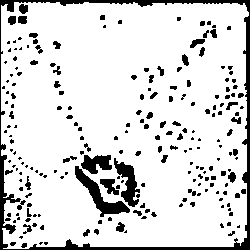
#> input picture find-path-on-map/noria.bmp, 250 x 250 px
$ python path2.py
#> lines starting #> are read from the running program, lines starting #| are printed output that depends on the picture; after the words box and inside, x2 and y2 are one past the last pixel; in counts of white or black regions, pixels touching at a corner belong together
# Import required libraries
from PIL import Image, ImageDraw
import numpy as np

# Load image and convert to array
image = Image.open('noria.bmp')
#> image is the input picture: PIL image 250x250 RGB; 85.5% white; 219 black regions (150 under 20 px), largest, box (x1, y1, x2, y2) and area: (0, 0, 250, 250) 3423, (75, 166, 130, 217) 735, (114, 158, 140, 207) 554
array = np.array(image)

# Define starting point and ending point
start = (16, 13)
end = (130, 220)

# Define colors as RGB tuples
white = (255, 255, 255)
black = (0, 0, 0)
green = (0, 255, 0)

# Define function to check if a pixel is white
def is_white(pixel):
    return pixel[0] == white[0] and pixel[1] == white[1] and pixel[2] == white[2]

# Define function to get neighboring pixels
def get_neighbors(pixel):
    x, y = pixel
    neighbors = []
    if x > 0:
        neighbors.append((x-1, y))
    if x < 249:
        neighbors.append((x+1, y))
    if y > 0:
        neighbors.append((x, y-1))
    if y < 249:
        neighbors.append((x, y+1))
    return neighbors

# Define function to find shortest path using BFS algorithm
def find_path(start, end):
#> called with start = (16, 13), end = (130, 220)
    queue = [(start, [start])]
    visited = set([start])

    while queue:
        (node, path) = queue.pop(0)
        if node == end:
            return path
        for neighbor in get_neighbors(node):
            if neighbor not in visited and is_white(array[neighbor]):
                queue.append((neighbor, path + [neighbor]))
                visited.add(neighbor)

# Find shortest path
path = find_path(start, end)

# Draw green path on a copy of the original image
image_copy = image.copy()
draw = ImageDraw.Draw(image_copy)
for i in range(len(path)-1):
    if is_white(array[path[i]]) and is_white(array[path[i+1]]):
        draw.line((path[i], path[i+1]), fill=green, width=2)

# Save the resulting image
image_copy.save("path.png")
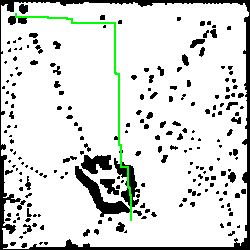
#> saved as path.png: PIL image 250x250 RGB; mean R, G, B 216, 218.7, 216
